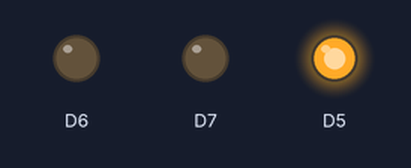
The sketch below on a simulated ESP8266 (NodeMCU). Parts: output pins drawn as LEDs (lit = HIGH).

Above: at 0.12 s.
At 0.62 s:
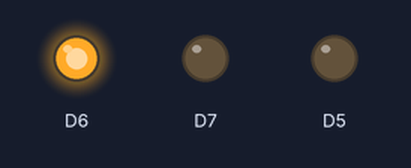
At 1.12 s:
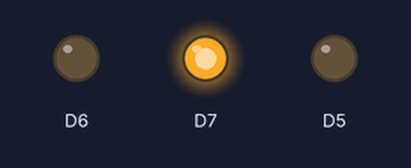
At 2.87 s:
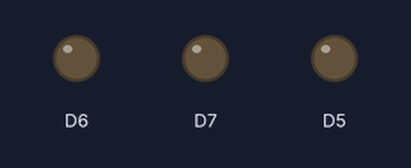
Timing chart, 0 to 3.5 s (numbered marks = the images above):
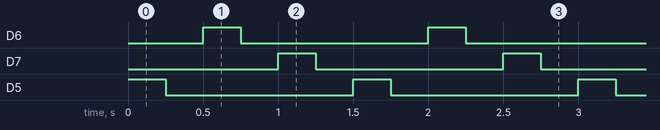

Measured:
- by itself, D6, D7, D5: alternates HIGH for 0.25 s and LOW for 1.3 s
- by itself, everything shown: repeats every 1.5 s, in 6 steps

The sketch:

skLab1.ino
```cpp
// C++ code
//
void setup()
{
  pinMode(D5, OUTPUT);
  pinMode(D6, OUTPUT);
  pinMode(D7, OUTPUT);
}

void loop()
{
  digitalWrite(D5, HIGH);
  delay(250);
  digitalWrite(D5, LOW);
  delay(250);

  digitalWrite(D6, HIGH);
  delay(250);
  digitalWrite(D6, LOW);
  delay(250);

  digitalWrite(D7, HIGH);
  delay(250);
  digitalWrite(D7, LOW);
  delay(250); //Wait for 1000 milisecond(s)
}
```
